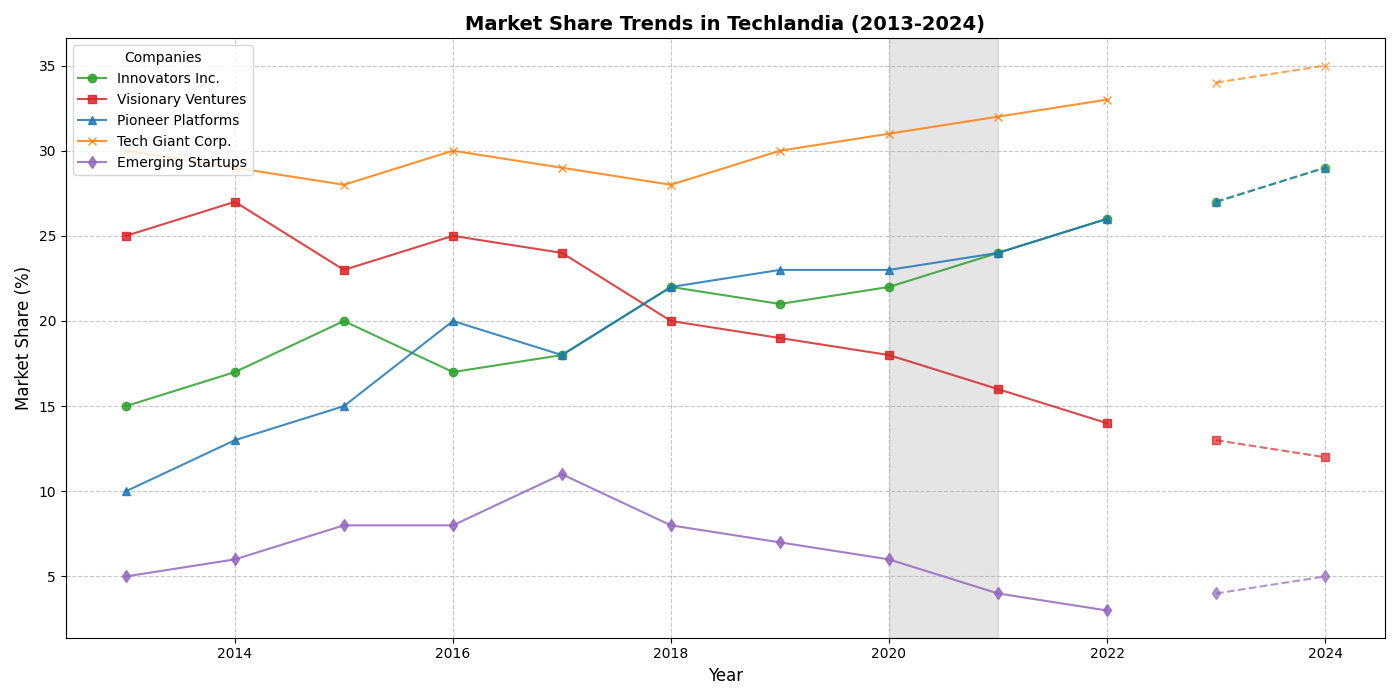

Here is the Python script that generated this plot:
import matplotlib.pyplot as plt
import numpy as np

# Define the years
years = np.arange(2013, 2023)

# Original market share data for each company (in percentage)
market_share_innovators = np.array([15, 17, 20, 17, 18, 22, 21, 22, 24, 26])
market_share_visionary = np.array([25, 27, 23, 25, 24, 20, 19, 18, 16, 14])
market_share_pioneer = np.array([10, 13, 15, 20, 18, 22, 23, 23, 24, 26])

# Adding new company data series
market_share_techgiant = np.array([30, 29, 28, 30, 29, 28, 30, 31, 32, 33])
market_share_startups = np.array([5, 6, 8, 8, 11, 8, 7, 6, 4, 3])

# Forecasting future market shares for each company
forecast_years = np.array([2023, 2024])
forecast_innovators = np.array([27, 29])
forecast_visionary = np.array([13, 12])
forecast_pioneer = np.array([27, 29])
forecast_techgiant = np.array([34, 35])
forecast_startups = np.array([4, 5])

# Combine real data with forecasting data
all_years = np.concatenate([years, forecast_years])
all_innovators = np.concatenate([market_share_innovators, forecast_innovators])
all_visionary = np.concatenate([market_share_visionary, forecast_visionary])
all_pioneer = np.concatenate([market_share_pioneer, forecast_pioneer])
all_techgiant = np.concatenate([market_share_techgiant, forecast_techgiant])
all_startups = np.concatenate([market_share_startups, forecast_startups])

# Plotting
fig, ax = plt.subplots(figsize=(14, 7))

# Plot actual market share data with shuffled colors
ax.plot(years, market_share_innovators, label='Innovators Inc.', marker='o', linestyle='-', color='tab:green', alpha=0.85)
ax.plot(years, market_share_visionary, label='Visionary Ventures', marker='s', linestyle='-', color='tab:red', alpha=0.85)
ax.plot(years, market_share_pioneer, label='Pioneer Platforms', marker='^', linestyle='-', color='tab:blue', alpha=0.85)
ax.plot(years, market_share_techgiant, label='Tech Giant Corp.', marker='x', linestyle='-', color='tab:orange', alpha=0.85)
ax.plot(years, market_share_startups, label='Emerging Startups', marker='d', linestyle='-', color='tab:purple', alpha=0.85)

# Plot forecast market share data with a dashed style
ax.plot(forecast_years, forecast_innovators, marker='o', linestyle='--', color='tab:green', alpha=0.7)
ax.plot(forecast_years, forecast_visionary, marker='s', linestyle='--', color='tab:red', alpha=0.7)
ax.plot(forecast_years, forecast_pioneer, marker='^', linestyle='--', color='tab:blue', alpha=0.7)
ax.plot(forecast_years, forecast_techgiant, marker='x', linestyle='--', color='tab:orange', alpha=0.7)
ax.plot(forecast_years, forecast_startups, marker='d', linestyle='--', color='tab:purple', alpha=0.7)

# Customize chart
ax.set_xlabel('Year', fontsize=12)
ax.set_ylabel('Market Share (%)', fontsize=12)
ax.set_title('Market Share Trends in Techlandia (2013-2024)', fontsize=14, fontweight='bold', loc='center', wrap=True)
ax.grid(True, linestyle='--', alpha=0.7)
ax.legend(title='Companies', loc='upper left', fontsize=10)

# Highlight COVID-19 period (2020-2021) with a vertical shading
ax.axvspan(2020, 2021, color='gray', alpha=0.2, label='COVID-19 Impact Period')

# Automatically adjust layout to prevent overlap
plt.tight_layout()

# Display the plot
plt.show()
